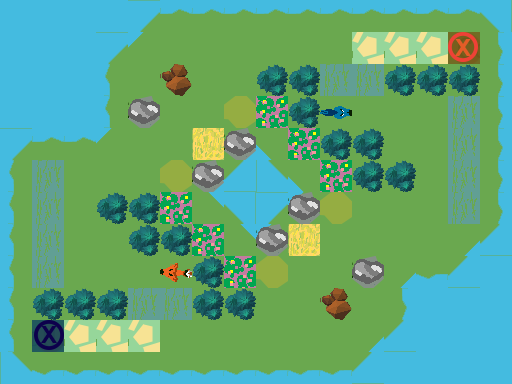

A level layout from a 2D game, rendered from its tile map. Below: a short description, then the map file with its tile-grid data intact:
An orthogonal 16x12 tile map with 32x32 px tiles, 3 tile layers (Ground, Obstacles, Objects), 1 hidden layer not drawn.

<map version="1.0" orientation="orthogonal" renderorder="right-down" width="16" height="12" tilewidth="32" tileheight="32" nextobjectid="1">
 <tileset firstgid="1" name="TilesetPlaceholder" tilewidth="32" tileheight="32" tilecount="240" columns="10">
  <image source="../../../../Tileset.png" width="320" height="768" />
 </tileset>
 <layer name="Ground" width="16" height="12">
  <data encoding="csv">
5,5,5,5,3221225493,1610612747,1610612747,1610612747,1610612747,1610612747,1610612747,1610612747,1610612747,1610612747,1610612747,1610612757,
5,5,5,3221225493,3221225503,1,1,1,1,1,1,8,8,8,1,11,
5,5,5,3221225483,1,1,1,1,1,1,7,7,1,1,1,11,
5,5,5,3221225483,1,1,1,1,3,1,1,1,1,1,7,11,
3221225493,1610612747,1610612747,3221225503,1,1,2,31,2684354591,3,1,1,1,1,7,11,
3221225483,7,1,1,1,1,31,21,2684354581,2684354591,3,1,1,1,7,11,
3221225483,7,1,1,1,3,1610612767,1610612757,3221225493,3221225503,1,1,1,1,7,11,
3221225483,7,1,1,1,1,3,1610612767,3221225503,2,1,1,1,1,31,21,
3221225483,7,1,1,1,1,1,3,1,1,1,1,31,2684354571,21,5,
3221225483,1,1,1,7,7,1,1,1,1,1,1,11,5,5,5,
3221225483,1,8,8,8,1,1,1,1,1,1,31,21,5,5,5,
2684354581,2684354571,2684354571,2684354571,2684354571,2684354571,2684354571,2684354571,2684354571,2684354571,2684354571,21,5,5,5,5
</data>
 </layer>
 <layer name="Obstacles" width="16" height="12">
  <data encoding="csv">
0,0,0,0,0,0,0,0,0,0,0,0,0,0,0,0,
0,0,0,0,0,0,0,0,0,0,0,0,0,0,0,0,
0,0,0,0,0,56,0,0,42,42,0,0,42,42,42,0,
0,0,0,0,43,0,0,44,0,42,0,0,0,0,0,0,
0,0,0,0,0,0,0,43,0,0,42,42,0,0,0,0,
0,0,0,0,0,44,43,0,0,0,0,42,42,0,0,0,
0,0,0,42,42,0,0,0,0,43,44,0,0,0,0,0,
0,0,0,0,42,42,0,0,43,0,0,0,0,0,0,0,
0,0,0,0,0,0,42,0,44,0,0,43,0,0,0,0,
0,42,42,42,0,0,42,42,0,0,56,0,0,0,0,0,
0,0,0,0,0,0,0,0,0,0,0,0,0,0,0,0,
0,0,0,0,0,0,0,0,0,0,0,0,0,0,0,0
</data>
 </layer>
 <layer name="Objects" width="16" height="12">
  <data encoding="csv">
0,0,0,0,0,0,0,0,0,0,0,0,0,0,0,0,
0,0,0,0,0,0,0,0,0,0,0,0,0,0,181,0,
0,0,0,0,0,0,0,0,0,0,0,0,0,0,0,0,
0,0,0,0,0,0,0,0,0,0,2684354752,0,0,0,0,0,
0,0,0,0,0,0,0,0,0,0,0,0,0,0,0,0,
0,0,0,0,0,0,0,0,0,0,0,0,0,0,0,0,
0,0,0,0,0,0,0,0,0,0,0,0,0,0,0,0,
0,0,0,0,0,0,0,0,0,0,0,0,0,0,0,0,
0,0,0,0,0,1610612927,0,0,0,0,0,0,0,0,0,0,
0,0,0,0,0,0,0,0,0,0,0,0,0,0,0,0,
0,182,0,0,0,0,0,0,0,0,0,0,0,0,0,0,
0,0,0,0,0,0,0,0,0,0,0,0,0,0,0,0
</data>
 </layer>
 <layer name="Solution" width="16" height="12" visible="0">
  <data encoding="csv">
0,0,0,0,0,0,0,0,0,0,0,0,0,0,0,0,
0,0,0,0,0,0,222,222,222,222,222,222,222,222,0,0,
0,0,0,0,0,0,222,0,0,0,0,0,0,0,0,0,
0,0,0,0,0,222,222,0,0,0,0,231,232,232,0,0,
0,0,0,0,222,222,0,0,0,0,0,0,0,232,0,0,
0,0,222,222,222,0,0,0,0,0,0,0,0,232,0,0,
0,0,222,0,0,0,0,0,0,0,0,232,232,232,0,0,
0,0,222,0,0,0,0,0,0,0,233,232,0,0,0,0,
0,0,222,222,221,0,0,0,0,2684354792,233,0,0,0,0,0,
0,0,0,0,0,0,0,0,0,3221225704,0,0,0,0,0,0,
0,0,232,232,232,232,232,232,233,3221225704,0,0,0,0,0,0,
0,0,0,0,0,0,0,0,0,0,0,0,0,0,0,0
</data>
 </layer>
</map>
